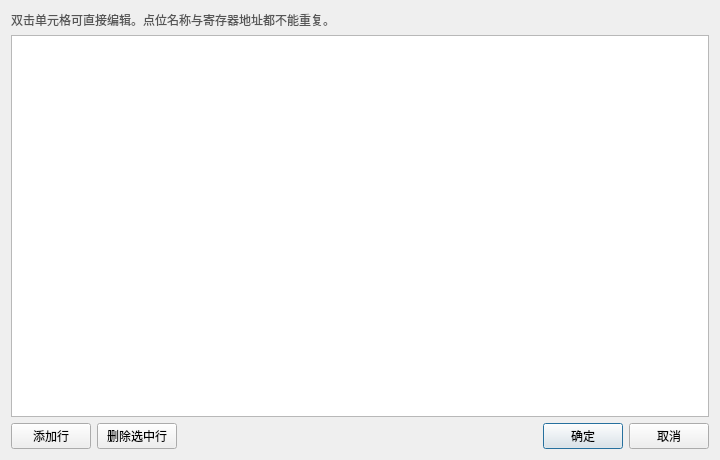
<?xml version="1.0" encoding="UTF-8"?>
<ui version="4.0">
 <class>ConfigEditDialog</class>
 <widget class="QDialog" name="ConfigEditDialog">
  <property name="geometry">
   <rect>
    <x>0</x>
    <y>0</y>
    <width>720</width>
    <height>460</height>
   </rect>
  </property>
  <property name="windowTitle">
   <string>编辑配置</string>
  </property>
  <layout class="QVBoxLayout" name="verticalLayout">
   <item>
    <widget class="QLabel" name="hint">
     <property name="text">
      <string>双击单元格可直接编辑。点位名称与寄存器地址都不能重复。</string>
     </property>
     <property name="styleSheet">
      <string>color:#555;</string>
     </property>
    </widget>
   </item>
   <item>
    <widget class="QTableWidget" name="table"/>
   </item>
   <item>
    <layout class="QHBoxLayout" name="horizontalLayout">
     <item>
      <widget class="QPushButton" name="btnAdd">
       <property name="text">
        <string>添加行</string>
       </property>
      </widget>
     </item>
     <item>
      <widget class="QPushButton" name="btnDel">
       <property name="text">
        <string>删除选中行</string>
       </property>
      </widget>
     </item>
     <item>
      <spacer name="horizontalSpacer">
       <property name="orientation">
        <enum>Qt::Horizontal</enum>
       </property>
       <property name="sizeHint" stdset="0">
        <size>
         <width>40</width>
         <height>20</height>
        </size>
       </property>
      </spacer>
     </item>
     <item>
      <widget class="QPushButton" name="btnOk">
       <property name="text">
        <string>确定</string>
       </property>
       <property name="default">
        <bool>true</bool>
       </property>
      </widget>
     </item>
     <item>
      <widget class="QPushButton" name="btnCancel">
       <property name="text">
        <string>取消</string>
       </property>
      </widget>
     </item>
    </layout>
   </item>
  </layout>
 </widget>
 <resources/>
 <connections/>
</ui>
